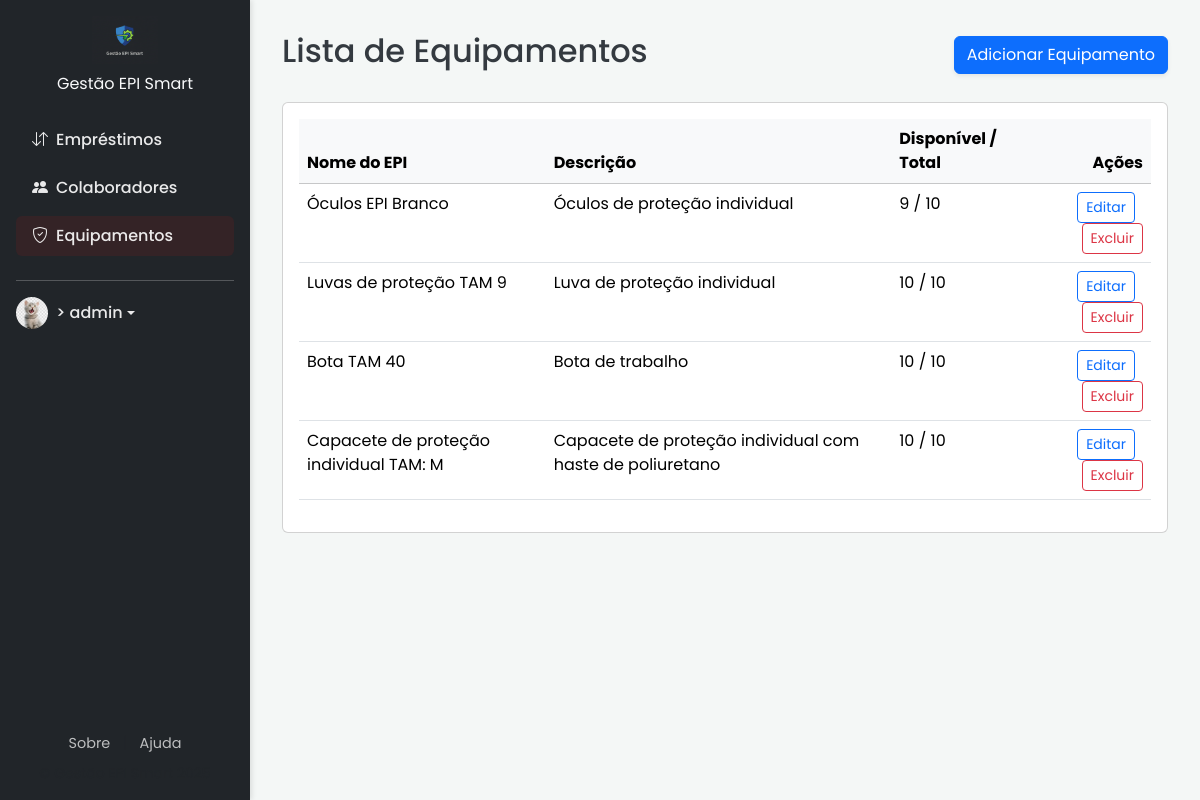
The page /equipamentos/ (signed in) on the database its author committed.
### core/models.py (models this page shows, shortened)
class Equipamento(models.Model):
    nome_epi = models.CharField(max_length=200)
    descricao = models.TextField(blank=True, null=True)
    quantidade_total = models.PositiveIntegerField(default=0)
    quantidade_disponivel = models.PositiveIntegerField(default=0)

### core/views.py (the view)
# urls.py: path('equipamentos/', views.equipamento_list, name='equipamento_list'),
@login_required
def equipamento_list(request):
    equipamentos = Equipamento.objects.all()
    return render(request, 'core/equipamento_list.html', {'equipamentos': equipamentos})

### core/templates/core/equipamento_list.html (shortened to what this page needs)
{% extends 'base.html' %}
{% block content %}
  <div class="d-flex justify-content-between align-items-center mb-4">
    <h1 class="h2">Lista de Equipamentos</h1>
    <a href="{% url 'equipamento_create' %}" class="btn btn-primary shadow-sm">Adicionar Equipamento</a>
  </div>
  <div class="card">
    <div class="card-body">
      <div class="table-responsive">
        <table class="table table-hover">
          <thead class="table-light">
            <tr>
              <th scope="col">Nome do EPI</th>
              <th scope="col">Descrição</th>
              <th scope="col">Disponível / Total</th>
              <th scope="col" class="text-end">Ações</th>
            </tr>
          </thead>
          <tbody>
            {% for equipamento in equipamentos %}
              <tr>
                <td>{{ equipamento.nome_epi }}</td>
                <td>{{ equipamento.descricao }}</td>
                <td>{{ equipamento.quantidade_disponivel }} / {{ equipamento.quantidade_total }}</td>
                <td class="text-end">
                  <a href="{% url 'equipamento_update' equipamento.pk %}" class="btn btn-sm btn-outline-primary me-2">Editar</a>
                  <form action="{% url 'equipamento_delete' equipamento.pk %}" method="post" style="display: inline;">
                    <button type="submit" class="btn btn-sm btn-outline-danger">Excluir</button>
                  </form>
                </td>
              </tr>
            {% empty %}
              <tr>
                <td colspan="4" class="text-center py-5">Nenhum equipamento cadastrado.</td>
              </tr>
            {% endfor %}
          </tbody>
        </table>
      </div>
    </div>
  </div>
{% endblock %}

### core/templates/base.html (shortened to what this page needs)
{% load static %}
<!DOCTYPE html>
<html lang="pt-br">
<head>
  <link href="https://cdn.jsdelivr.net/npm/bootstrap@5.3.3/dist/css/bootstrap.min.css" rel="stylesheet">
  <link rel="stylesheet" href="https://cdn.jsdelivr.net/npm/bootstrap-icons@1.11.3/font/bootstrap-icons.min.css">
</head>
<body>
  <nav class="sidebar">
    <div> {% if user.is_authenticated %}
      <div class="text-center mb-4">
        <a href="{% url 'home' %}" class="text-decoration-none">
          <img src="{% static 'images/Logo_rodape.png' %}" alt="Gestão EPI Smart Logo" style="height: 48px;">
          <span class="d-block text-light mt-2">Gestão EPI Smart</span>
        </a>
      </div>
      <ul class="nav flex-column">
        <li class="nav-item">
          <a class="nav-link {% if 'emprestimo' in request.resolver_match.view_name %}active{% endif %}" href="{% url 'emprestimo_list' %}">
            <i class="bi bi-arrow-down-up me-2"></i>Empréstimos
          </a>
        </li>
        <li class="nav-item">
          <a class="nav-link {% if 'colaborador' in request.resolver_match.view_name %}active{% endif %}" href="{% url 'colaborador_list' %}">
            <i class="bi bi-people-fill me-2"></i>Colaboradores
          </a>
        </li>
        <li class="nav-item">
          <a class="nav-link {% if 'equipamento' in request.resolver_match.view_name %}active{% endif %}" href="{% url 'equipamento_list' %}">
            <i class="bi bi-shield-check me-2"></i>Equipamentos
          </a>
        </li>
      </ul>
      <hr>
      <div class="dropdown">
        <a class="nav-link dropdown-toggle d-flex align-items-center" href="#" role="button" data-bs-toggle="dropdown" aria-expanded="false">
          {% if user.profile.profile_picture %}
            <img src="{{ user.profile.profile_picture.url }}" alt="Foto de Perfil" class="rounded-circle me-2" style="width:32px; height:32px; object-fit:cover;">
          {% else %}
            <img src="{% static 'images/thiago.jpg' %}" alt="Foto de Perfil" class="rounded-circle me-2" style="width:32px; height:32px; object-fit:cover;">>
          {% endif %}
          {{ user.username }}
        </a>
      </div>
      {% endif %}
    </div>
    <div class="sidebar-footer">
        <div class="text-center">
            <a href="{% url 'sobre' %}" class="footer-link">Sobre</a>
            <span class="mx-2 text-muted">|</span>
            <a href="{% url 'ajuda' %}" class="footer-link">Ajuda</a>
            <small class="d-block text-muted mt-2">&copy; Gestão EPI Smart 2025</small>
        </div>
    </div>
  </nav>
  <main class="content-wrapper">
    {% block content %}{% endblock %}
  </main>
</body>
</html>

### core/templates/base.html (style rules this page uses)
:root { --primary-color: #0d6efd; --secondary-color: #6c757d; --background-color: #f4f7f6; --text-color: #343a40; --card-bg: #ffffff; --navbar-bg: #212529; }
body { font-family: 'Poppins', sans-serif; background-color: var(--background-color); color: var(--text-color); display: flex; min-height: 100vh; font-size: 1rem; }
.sidebar { width: 250px; background-color: var(--navbar-bg); color: rgba(255, 255, 255, 0.9); position: fixed; top: 0; bottom: 0; left: 0; padding: 1rem; box-shadow: 2px 0 5px rgba(0, 0, 0, 0.1); display: flex; flex-direction: column; }
.sidebar .nav-link { color: rgba(255, 255, 255, 0.9); font-weight: 500; margin-bottom: 0.5rem; }
.sidebar .nav-link.active { background-color: rgba(158, 25, 25, 0.15); border-radius: 0.375rem; }
.content-wrapper { margin-left: 250px; flex: 1; padding: 2rem; display: flex; flex-direction: column; }
.sidebar-footer { margin-top: auto; padding-top: 1rem; }
.footer-link { color: rgba(255, 255, 255, 0.7); text-decoration: none; font-size: 0.9rem; }

### rows shown on the page
Equipamento: nome_epi "Óculos EPI Branco", descricao "Óculos de proteção individual", quantidade_disponivel "9", quantidade_total "10"
Equipamento: nome_epi "Luvas de proteção TAM 9", descricao "Luva de proteção individual", quantidade_disponivel "10", quantidade_total "10"
Equipamento: nome_epi "Bota TAM 40", descricao "Bota de trabalho", quantidade_disponivel "10", quantidade_total "10"
Equipamento: nome_epi "Capacete de proteção individual TAM: M", descricao "Capacete de proteção individual com haste de poliuretano", quantidade_disponivel "10", quantidade_total "10"

### other values the page prints
{{ user.username }} "admin"
